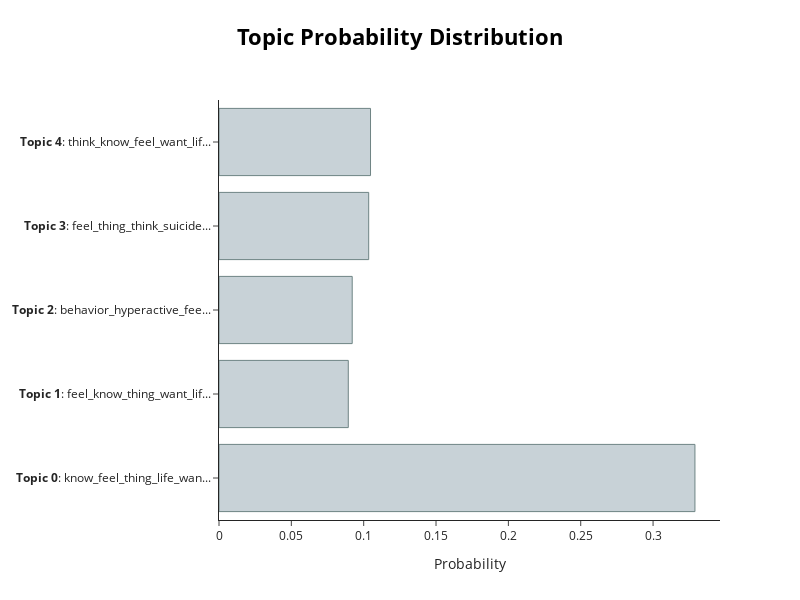

Notebook code for this chart:
### Code cell
# Visualize probability distribution
tp_model.visualize_distribution(tp_model.probabilities_[0], min_probability=0.015)

### Figure 1 — Plotly figure (JSON) as saved in the notebook; plotly's stock layout.template omitted (floating-point values rounded to 4 significant figures)
{"data": [{"marker": {"color": "#C8D2D7", "line": {"color": "#6E8484", "width": 1}}, "orientation": "h", "type": "bar", "x": [0.3289, 0.08936, 0.09207, 0.1035, 0.1047], "y": ["<b>Topic 0</b>: know_feel_thing_life_wan...", "<b>Topic 1</b>: feel_know_thing_want_lif...", "<b>Topic 2</b>: behavior_hyperactive_fee...", "<b>Topic 3</b>: feel_thing_think_suicide...", "<b>Topic 4</b>: think_know_feel_want_lif..."]}], "layout": {"height": 600, "hoverlabel": {"bgcolor": "white", "font": {"family": "Rockwell", "size": 16}}, "title": {"font": {"color": "Black", "size": 22}, "text": "<b>Topic Probability Distribution</b>", "x": 0.5, "xanchor": "center", "y": 0.95, "yanchor": "top"}, "width": 800, "xaxis": {"autorange": true, "range": [0, 0.3463], "title": {"text": "Probability"}, "type": "linear"}, "yaxis": {"autorange": true, "range": [-0.5, 4.5], "type": "category"}}}
